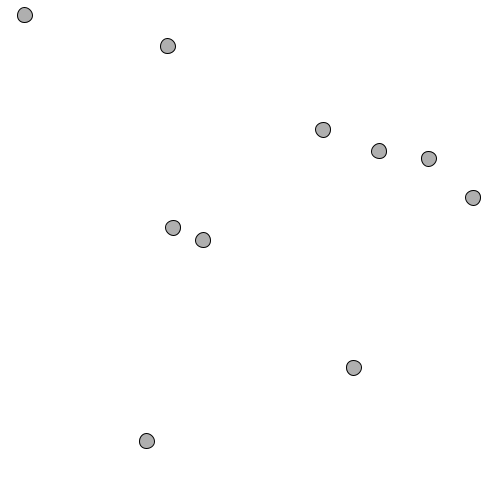
Frame 1 (no input)
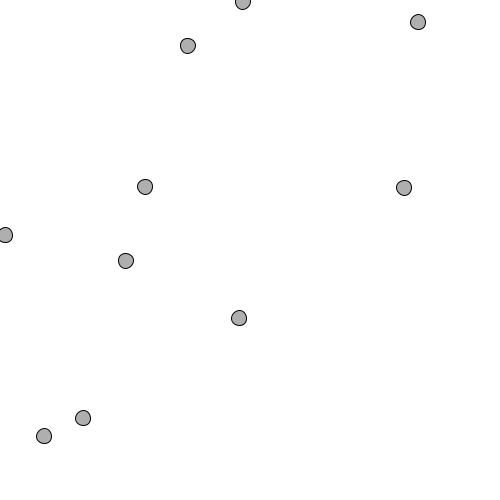
Frame 60 (the mouse pressed at the canvas centre just before this capture)
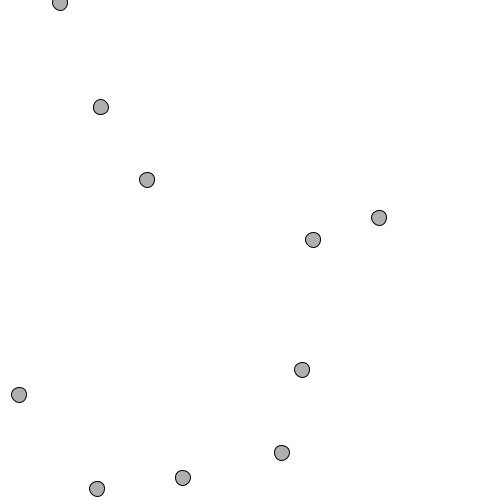
Frame 120 (the mouse held since frame 60 and released just before this capture)

The Processing sketch that drew these frames (run headless with seeded random() and noise(); from frame 60 on, the mouse is pressed at the canvas centre):

// Processing sketch: bouncingBallsArray
// ── bouncingBallsArray.pde
int numOfBalls = 10;
float[] posX = new float[numOfBalls];
float[] posY = new float[numOfBalls];
float[] directionX = new float [numOfBalls];
float[] directionY = new float [numOfBalls];

void setup()
{
  size(500, 500);
  stroke(0);
  fill(175);

  for (int x=0; x<numOfBalls; x++)
  {
    posX[x] = random(0, width);
    posY[x] = random(0, height);
    directionX[x] = random(-5, 5);
    directionY[x] = random(-5, 5);
  }
}

void draw()
{
  background(255);
  drawBalls();
  moveBalls();
  bounceBall();
}

void drawBalls()
{
  for (int x=0; x<numOfBalls; x++)
  {
    ellipse(posX[x], posY[x], 15, 15);
  }
}

void moveBalls()
{
  for (int x=0; x<numOfBalls; x++)
  {
    posX[x] = posX[x] + directionX[x];
    posY[x] = posY[x] + directionY[x];
  }
}

void bounceBall()
{
  for (int x=0; x<numOfBalls; x++)
  {
    if (( posX[x] > width) || (posX[x] < 0))
    {
      directionX[x] = directionX[x] * -1;
    }
    if ((posY[x] > height) || (posY[x] < 0))
    {
      directionY[x] = directionY[x] * -1;
    }
  }
}
